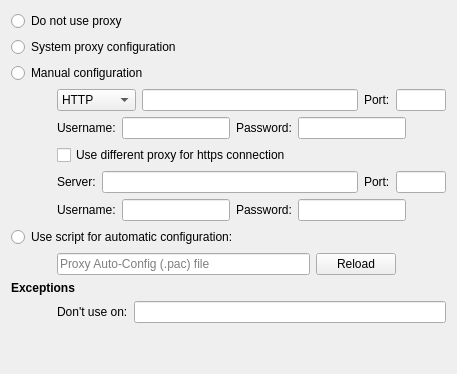
             <widget class="QWidget" name="tab_3">
              <attribute name="title">
               <string>Proxy Configuration</string>
              </attribute>
              <layout class="QGridLayout" name="gridLayout_8">
               <item row="9" column="1">
                <layout class="QHBoxLayout" name="horizontalLayout_22">
                 <item>
                  <widget class="QLineEdit" name="pacUrl">
                   <property name="placeholderText">
                    <string>Proxy Auto-Config (.pac) file</string>
                   </property>
                  </widget>
                 </item>
                 <item>
                  <widget class="QPushButton" name="reloadPac">
                   <property name="text">
                    <string>Reload</string>
                   </property>
                  </widget>
                 </item>
                 <item>
                  <spacer name="horizontalSpacer_27">
                   <property name="orientation">
                    <enum>Qt::Horizontal</enum>
                   </property>
                   <property name="sizeType">
                    <enum>QSizePolicy::Fixed</enum>
                   </property>
                   <property name="sizeHint" stdset="0">
                    <size>
                     <width>50</width>
                     <height>20</height>
                    </size>
                   </property>
                  </spacer>
                 </item>
                </layout>
               </item>
               <item row="10" column="0" colspan="2">
                <widget class="QLabel" name="label_54">
                 <property name="text">
                  <string>&lt;b&gt;Exceptions&lt;/b&gt;</string>
                 </property>
                </widget>
               </item>
               <item row="11" column="1">
                <layout class="QHBoxLayout" name="horizontalLayout_27">
                 <item>
                  <widget class="QLabel" name="label_40">
                   <property name="text">
                    <string>Don't use on:</string>
                   </property>
                  </widget>
                 </item>
                 <item>
                  <widget class="QLineEdit" name="proxyExceptions"/>
                 </item>
                </layout>
               </item>
               <item row="12" column="0">
                <spacer name="verticalSpacer_14">
                 <property name="orientation">
                  <enum>Qt::Vertical</enum>
                 </property>
                 <property name="sizeHint" stdset="0">
                  <size>
                   <width>20</width>
                   <height>40</height>
                  </size>
                 </property>
                </spacer>
               </item>
               <item row="1" column="0" colspan="2">
                <widget class="QRadioButton" name="systemProxy">
                 <property name="text">
                  <string>System proxy configuration</string>
                 </property>
                </widget>
               </item>
               <item row="3" column="0">
                <spacer name="horizontalSpacer_29">
                 <property name="orientation">
                  <enum>Qt::Horizontal</enum>
                 </property>
                 <property name="sizeType">
                  <enum>QSizePolicy::Fixed</enum>
                 </property>
                 <property name="sizeHint" stdset="0">
                  <size>
                   <width>40</width>
                   <height>20</height>
                  </size>
                 </property>
                </spacer>
               </item>
               <item row="2" column="0" colspan="2">
                <widget class="QRadioButton" name="manualProxy">
                 <property name="text">
                  <string>Manual configuration</string>
                 </property>
                </widget>
               </item>
               <item row="3" column="1">
                <layout class="QHBoxLayout" name="horizontalLayout_9">
                 <item>
                  <widget class="QComboBox" name="proxyType">
                   <item>
                    <property name="text">
                     <string>HTTP</string>
                    </property>
                   </item>
                   <item>
                    <property name="text">
                     <string>SOCKS5</string>
                    </property>
                   </item>
                  </widget>
                 </item>
                 <item>
                  <widget class="QLineEdit" name="proxyServer"/>
                 </item>
                 <item>
                  <widget class="QLabel" name="label_37">
                   <property name="text">
                    <string>Port:</string>
                   </property>
                  </widget>
                 </item>
                 <item>
                  <widget class="QLineEdit" name="proxyPort">
                   <property name="maximumSize">
                    <size>
                     <width>50</width>
                     <height>16777215</height>
                    </size>
                   </property>
                  </widget>
                 </item>
                </layout>
               </item>
               <item row="4" column="1">
                <layout class="QHBoxLayout" name="horizontalLayout_23">
                 <item>
                  <widget class="QLabel" name="label_38">
                   <property name="text">
                    <string>Username:</string>
                   </property>
                  </widget>
                 </item>
                 <item>
                  <widget class="QLineEdit" name="proxyUsername"/>
                 </item>
                 <item>
                  <widget class="QLabel" name="label_39">
                   <property name="text">
                    <string>Password:</string>
                   </property>
                  </widget>
                 </item>
                 <item>
                  <widget class="QLineEdit" name="proxyPassword"/>
                 </item>
                 <item>
                  <spacer name="horizontalSpacer_3">
                   <property name="orientation">
                    <enum>Qt::Horizontal</enum>
                   </property>
                   <property name="sizeHint" stdset="0">
                    <size>
                     <width>40</width>
                     <height>20</height>
                    </size>
                   </property>
                  </spacer>
                 </item>
                </layout>
               </item>
               <item row="5" column="1">
                <widget class="QCheckBox" name="useHttpsProxy">
                 <property name="text">
                  <string>Use different proxy for https connection</string>
                 </property>
                </widget>
               </item>
               <item row="6" column="1">
                <layout class="QHBoxLayout" name="horizontalLayout_14">
                 <item>
                  <widget class="QLabel" name="label_55">
                   <property name="text">
                    <string>Server:</string>
                   </property>
                  </widget>
                 </item>
                 <item>
                  <widget class="QLineEdit" name="httpsProxyServer"/>
                 </item>
                 <item>
                  <widget class="QLabel" name="label_58">
                   <property name="text">
                    <string>Port:</string>
                   </property>
                  </widget>
                 </item>
                 <item>
                  <widget class="QLineEdit" name="httpsProxyPort">
                   <property name="maximumSize">
                    <size>
                     <width>50</width>
                     <height>16777215</height>
                    </size>
                   </property>
                  </widget>
                 </item>
                </layout>
               </item>
               <item row="7" column="1">
                <layout class="QHBoxLayout" name="horizontalLayout_24">
                 <item>
                  <widget class="QLabel" name="label_56">
                   <property name="text">
                    <string>Username:</string>
                   </property>
                  </widget>
                 </item>
                 <item>
                  <widget class="QLineEdit" name="httpsProxyUsername"/>
                 </item>
                 <item>
                  <widget class="QLabel" name="label_57">
                   <property name="text">
                    <string>Password:</string>
                   </property>
                  </widget>
                 </item>
                 <item>
                  <widget class="QLineEdit" name="httpsProxyPassword"/>
                 </item>
                 <item>
                  <spacer name="horizontalSpacer_28">
                   <property name="orientation">
                    <enum>Qt::Horizontal</enum>
                   </property>
                   <property name="sizeHint" stdset="0">
                    <size>
                     <width>40</width>
                     <height>20</height>
                    </size>
                   </property>
                  </spacer>
                 </item>
                </layout>
               </item>
               <item row="8" column="0" colspan="2">
                <widget class="QRadioButton" name="pacProxy">
                 <property name="text">
                  <string>Use script for automatic configuration:</string>
                 </property>
                </widget>
               </item>
               <item row="0" column="0" colspan="2">
                <widget class="QRadioButton" name="noProxy">
                 <property name="text">
                  <string>Do not use proxy</string>
                 </property>
                </widget>
               </item>
              </layout>
             </widget>
